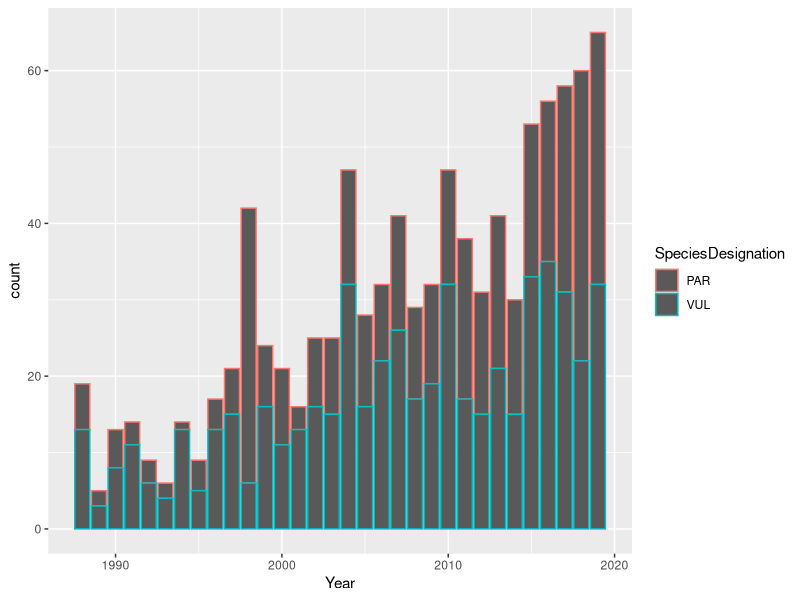
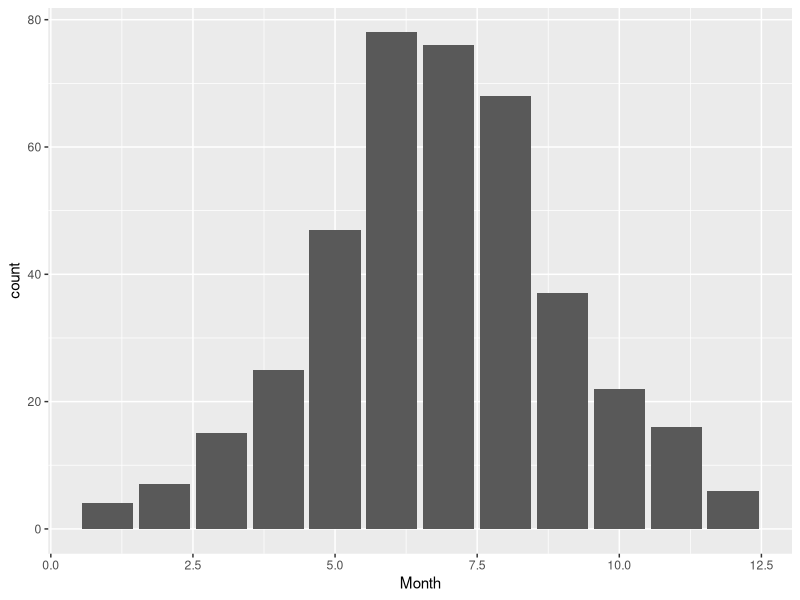

R code for these plots, in order:
## ---- chunk 1
library(tidyverse)
library(here)
## ---- chunk 2
covis<- read_csv(here('data', 'processed_data', 'COVIS.csv'))
## ---- chunk 3
tx<-
  covis %>%
  filter(STATE %in% "TX")

vp_tx<-
  covis %>%
  filter(STATE %in% "TX",
         SpeciesDesignation %in% "PAR")

vv_tx<-
  covis %>%
  filter(STATE %in% "TX",
         SpeciesDesignation %in% "VUL")
## ---- chunk 4
tx %>% 
ggplot()+ geom_bar(
  aes(x = Year,
      color = SpeciesDesignation)
)
## ---- chunk 5
vp_tx %>%
  ggplot()+
  geom_bar(
    aes(x = Month,
        color = Year)
  )
